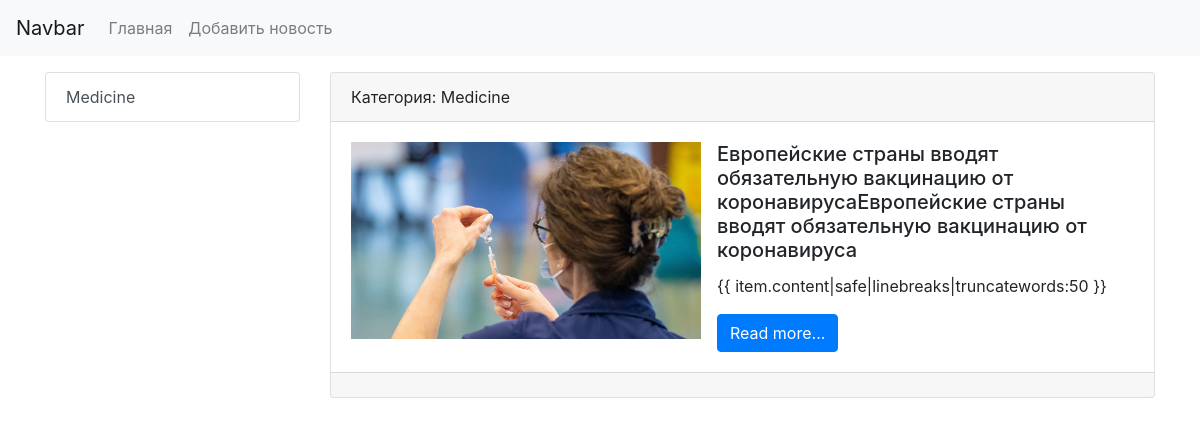
Page /category/1 on the committed database.
### blog/models.py (models this page shows, shortened)
class Category(models.Model):
    title = models.CharField(max_length=200)
    def __str__(self):
        return self.title
    class Meta:
        verbose_name = 'Category'
        verbose_name_plural = 'Categories'
        ordering = ['title']

class News(models.Model):
    title = models.CharField(max_length=200)
    content = models.TextField()
    create_at = models.DateTimeField(auto_now_add=True)
    update_at = models.DateTimeField(auto_now=True)
    photo = models.ImageField(upload_to='photos/%Y/%m/%d')
    is_published = models.BooleanField(default=True)
    category = models.ForeignKey('Category', on_delete=models.CASCADE)
    class Meta:
        verbose_name = 'News'
        verbose_name_plural = 'News'
        ordering = ['-create_at']

### blog/views.py (the view)
# urls.py: path('category/<int:category_id>', get_category)
def get_category(request, category_id):
    news = News.objects.filter(category_id=category_id)
    categories = Category.objects.all()
    category = Category.objects.get(pk=category_id)
    context = {
        'news': news,
        'categories': categories,
        'category': category
    }
    return render(request, template_name='blog/category.html', context=context)

### blog/templates/blog/category.html (shortened to what this page needs)
<!DOCTYPE html>
<html lang="en">
    <head>
        <link
            rel="stylesheet"
            href="https://stackpath.bootstrapcdn.com/bootstrap/4.4.1/css/bootstrap.min.css"
        />
    </head>
    <body>
        <nav class="navbar navbar-expand-lg navbar-light bg-light">
            <a class="navbar-brand" href="/">Navbar</a>
            <div class="collapse navbar-collapse" id="navbarSupportedContent">
                <ul class="navbar-nav mr-auto">
                    <li class="nav-item">
                        <a class="nav-link" href="/">Главная</a>
                    </li>
                    <li class="nav-item">
                        <a class="nav-link" href="/">Добавить новость</a>
                    </li>
                </ul>
            </div>
        </nav>
        <div class="container mt-3">
            <div class="row">
                <div class="col-md-3">
                    <div class="list-group">
                        {% for item in categories %}
                        <a
                            href="/category/{{ item.pk }}"
                            class="list-group-item list-group-item-action"
                            >{{ item.title }}</a
                        >
                        {% endfor %}
                    </div>
                </div>
                <div class="col-md-9">
                    {% for item in news %}
                    <div class="card mb-3">
                        <div class="card-header">
                            Категория: {{ item.category }}
                        </div>
                        <div class="card-body">
                            <div class="media">
                                {% if item.photo %}
                                <img
                                    src="{{ item.photo.url }}"
                                    alt=""
                                    width="350"
                                    class="mr-3"
                                />
                                {% else %}
                                <img
                                    src="https://picsum.photos/id/1060/350/235/?blur=2"
                                    alt=""
                                    class="mr-3"
                                />
                                {% endif %}
                                <div class="media-body">
                                    <h5 class="card-title">{{ item.title }}</h5>
                                    <p class="card-text">
                                        {{
                                        item.content|safe|linebreaks|truncatewords:50
                                        }}
                                    </p>
                                    <a href="#" class="btn btn-primary"
                                        >Read more...</a
                                    >
                                </div>
                            </div>
                        </div>
                        <div class="card-footer text-muted">
                        </div>
                    </div>
                    {% endfor %}
                </div>
            </div>
        </div>
    </body>
</html>

### rows in the picture
Category: title "Medicine"
News: category "Medicine", photo (picture), title "Европейские страны вводят обязательную вакцинацию от коронавирусаЕвропейские страны вводят обязательную вакцинацию от коронавируса"
